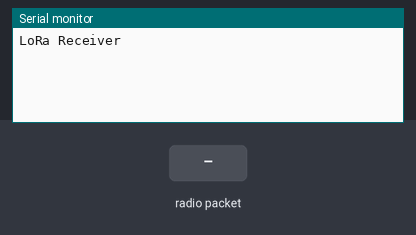
Bench run of a sketch on a simulated Arduino Uno, built with avr-gcc and run on an emulated ATmega328P. Shown: the last lines printed to the serial monitor. The test bench sets the inputs (shaded band). No radio packets arrive unless stated.

Above: at 1.2 s.
1.3 s: radio packet "A" arrives
At 1.9 s:
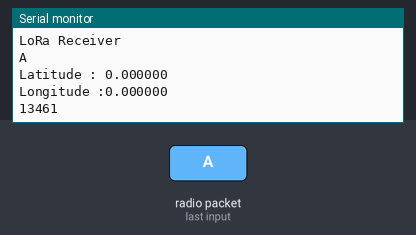
2.8 s: radio packet "5" arrives
At 3.9 s:
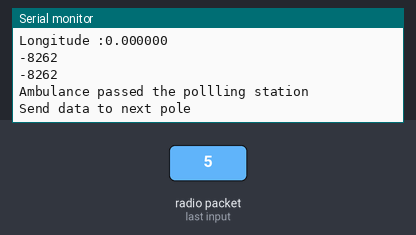
4.4 s: radio packet "0" arrives
At 4.8 s:
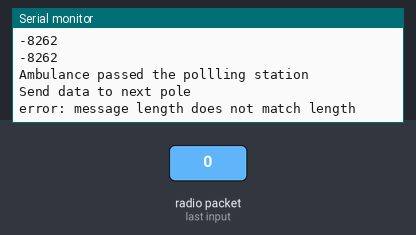
Timing chart, 0 to 7.4 s (numbered marks = the images above; inputs shaded):
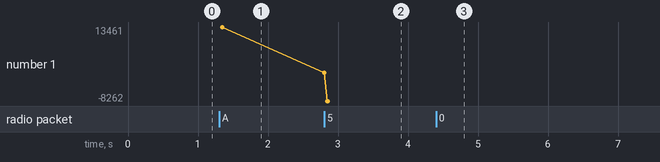

Measured:
- after the input at 1.3 s, the serial monitor: prints a new line at once (image 1)
- after the input at 2.8 s, the serial monitor: prints a new line at once (image 2)
- after the input at 4.4 s, the serial monitor: prints a new line at once (image 3)
- plotted number 1: 13461 → -8262 after the input at 2.8 s

The sketch:

LoRa_Receiver.ino
```cpp
#include <SPI.h>
#include <LoRa.h>
#include <TinyGPS++.h>

/*------------------------------------------Variables-----------------------------------------------*/

float latitude, longitude;
int distance;
char charreceived[32];
String received, received_data, outgoing;
byte localAddress = 0xAA; // address of this device
byte destination = 0xBB;  // destination to send to
long lastSendTime = 0;    // last send time
int interval = 2000;      // interval between sends
//Pole location
const float fixedlat = 30.236641;   // 10.113079;//
const float fixedlong = -97.821457; // 76.351358;//

/*------------------------------------LoRa Sender Function------------------------------------------*/

void LoRa_Sender(String outgoing, byte destination)
{
  LoRa.beginPacket();
  LoRa.write(destination);       // add destination address
  LoRa.write(localAddress);      // add sender address
  LoRa.write(outgoing.length()); // add payload length
  LoRa.print(outgoing);          // add payload
  Serial.println("Send data to next pole");
  LoRa.endPacket();
}

/*------------------------------------LoRa Receive Function-----------------------------------------*/

String LoRa_Receive()
{
  String received = "";

  // read packet

  while (LoRa.available())
    {

      received += (char)LoRa.read(); //receives data
    }
  return received;
}

/*---------------------------------LoRa Receiving Ack Function------------------------------------*/

void onReceive(int packetSize)
{
  if (packetSize == 0)
    return; // if there's no packet, return

  // read packet header bytes:
  int recipient = LoRa.read();       // recipient address
  byte sender = LoRa.read();         // sender address
  byte incomingLength = LoRa.read(); // incoming msg length

  String incoming = "";

  while (LoRa.available())
    {
      incoming += (char)LoRa.read();
    }

  if (incomingLength != incoming.length()) // check length for error
    {
      Serial.println("error: message length does not match length");
      return; // skip rest of function
    }

  // if the recipient isn't this device or broadcast,
  if (recipient != localAddress)
    {
      Serial.println("This message is not for me.");
      return; // skip rest of function
    }

  // if message is for this device, or broadcast, print details:
  if (incoming == "A")
    {
      while (1)
      {
        Serial.println("Works");
        delay(2000);
      }
    }
}

/*-------------Fuction for distance checking and extracting lat and long values-------------*/

int distance_Check(String received_data)
{
  //splitting received string and converting to float
  latitude = received_data.substring(0, 9).toFloat();
  longitude = received_data.substring(9).toFloat();
  Serial.print("Latitude : ");
  Serial.println(latitude, 6);
  Serial.print("Longitude :");
  Serial.println(longitude, 6);
  //Distance calculation, returns distance in meter
  distance = TinyGPSPlus::distanceBetween(latitude, longitude, fixedlat, fixedlong);
  Serial.println(distance);

  if (distance < 123) //give the difference in distance here
    {
      Serial.println(distance);
      Serial.println("Ambulance passed the pollling station");
      return true; /* returns true if the condition is satisfied ie, when the ambulance is within the specified range
                      of station or we can say that the ambulance crossed the polling station*/
    }
}

/*------------------------------Arduino Default Functions-------------------------------------*/

void setup()
{
  Serial.begin(9600);
  while (!Serial)
    ;

  Serial.println("LoRa Receiver");
  LoRa.setPins(15, 16, 4);
  if (!LoRa.begin(473E6))
  {
    Serial.println("Starting LoRa failed!");
    while (1)
      ;
  }
}

void loop()
{

  int packetSize = LoRa.parsePacket(); // try to parse packet
  if (packetSize)
  {
    received_data = LoRa_Receive(); //calling user defined lora receive function which returns the received string
    Serial.println(received_data);

    /*Checking the distance between ambulance and polling station,if it is less than specified value the function returns "true"*/

    if (distance_Check(received_data) == true)
    {

      //Give Speaker code here if needed

      while (1)
      {
        if (millis() - lastSendTime > interval) //Checking the interval for sending data to next pole
        {
          LoRa_Sender("To", destination); //Alerting next pole(Sending to next pole)
          lastSendTime = millis();
        }
        onReceive(LoRa.parsePacket()); //Check for acknowledgement
        delay(0);
      }
    }
    // print RSSI of packet
    //Serial.print("' with RSSI ");
    //Serial.println(LoRa.packetRssi());
  }
}
```
